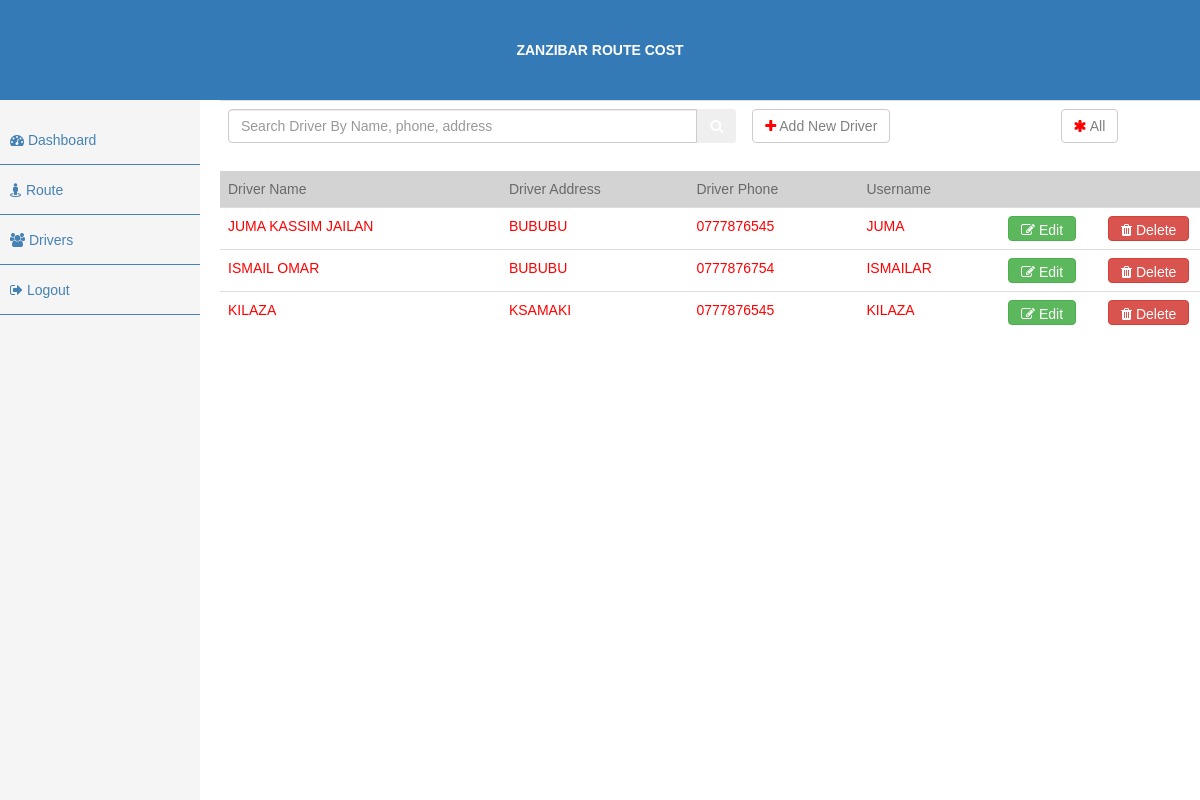
Page /home/view_driver.php (signed in) on the committed database.
### tables this page shows
CREATE TABLE `drivers` (
  `driver_id` int(11) NOT NULL,
  `driver_name` varchar(50) NOT NULL,
  `driver_address` varchar(50) NOT NULL,
  `driver_phone` varchar(50) NOT NULL,
  `username` varchar(50) NOT NULL,
  `createdAt` datetime NOT NULL DEFAULT current_timestamp(),
  `updatedAt` datetime NOT NULL DEFAULT current_timestamp(),
  `createdBy` int(11) NOT NULL,
  `status` int(11) NOT NULL
);

### home/view_driver.php (the view, shortened to what this page needs)
    <?php include("header.php"); ?>
    <?php include("menu.php"); ?>
    <div class="wraper">
      <div class="row container-fluid">
        <?php
          if(isset($_POST["search_id"])){
            $sql =  "SELECT * FROM drivers WHERE driver_name = :title OR driver_address = :title OR driver_phone = :title OR username = :title AND status=1";
            $driver = $pdo->prepare($sql);
            $driver->execute(array("title"=>$_POST["search_id"]));
          }
          else {
            $sql =  "SELECT * FROM drivers WHERE status=1";
            $driver = $pdo->prepare($sql);
            $driver->execute();
          }
        ?>
        <?php
        if(isset($_POST["cancel"]) || !isset($_POST["add_staff"])){
        ?>
        <table class="table">
          <tr>
            <td>
              <form action="" method="post">
                <div class="input-group">
                    <input type="text" class="form-control bg-light text-secondary" placeholder="Search Driver By Name, phone, address" name="search_id" required>
                    <div class="input-group-addon" style="padding:0px;border: 0px solid;">
                        <button type="submit" class="btn btn-dark text-white" /><i class="fa fa-search"></i></button>
                    </div>
                </div>
              </form>
            </td>
            <td>
              <form action="" method="post">
                    <button type="submit" class="btn btn-default border-outline text-lg" name="add_driver" ><i class="fa fa-plus text-red"></i> Add New Driver</button>
              </form>
            </td>
            <td>
              <a href=""><button class="btn btn-default text-lg"><i class="fa fa-asterisk text-red"></i> All</button></a>
            </td>
          </tr>
        </table>
        <?php
      }
        ?>
        <table class="table">
          <thead>
            <tr class="bg-lg">
              <td>Driver Name</td><td>Driver Address</td><td>Driver Phone</td><td>Username</td><td></td><td></td>
            </tr>
          </thead>
          <tbody>
          <?php
          foreach($driver->fetchAll() as $row) {
          ?>
            <tr>
              <td class="text-red text-uppercase"><?php echo $row["driver_name"]; ?></td>
              <td class="text-red text-uppercase"><?php echo $row["driver_address"]; ?></td>
              <td class="text-red text-uppercase"><?php echo $row["driver_phone"]; ?></td>
              <td class="text-red text-uppercase"><?php echo $row["username"]; ?></td>
              <td style="width:100px;">
                <form action="" method="post">
                  <button class="btn btn-success" type="submit" style="height: 25px;line-height: 15px;" >
                    <i class="fa fa-edit"></i> Edit
                  </button>
                </form>
              </td>
              <td  style="width:100px;">
                <form action="" method="post" onsubmit="return confirm_delete()">
                  <button class="btn btn-danger" type="submit" style="height: 25px;line-height: 15px;" >
                    <i class="fa fa-trash"></i> Delete
                  </button>
                </form>
              </td>
            </tr>
            <?php
              }
            ?>
          </tbody>
        </table>
      </div>
    </div>
  </body>
</html>

### home/header.php (shortened to what this page needs)
<!doctype html>
<html>
  <head>
    <link rel="stylesheet" href="../bootstrap/css/bootstrap.min.css" />
    <link rel="stylesheet" href="../bootstrap/font-awesome.min.css" />
    <link rel="stylesheet" href="../custom_style.css" />
  </head>
  <body>
<header>
  <div class="row container-fluid">
    <div class="col-lg-12 text-center bg-primary" style="margin: 0px;padding: 0px;height: 100px;line-height: 100px;">
      <b>ZANZIBAR ROUTE COST</b>
    </div>
    <br/><br/><br/>
  </div>
</header>

### home/menu.php
<div class="menu">
<?php
  if ($_SESSION["role"] === "admin") {
  ?>
  <div class="list bg-f5 text-warning">
    <a href="./"><i class="fa fa-dashboard"></i> Dashboard</a>
  </div>
  <div class="list">
    <a href="view_route.php"><i class="fa fa-street-view"></i> Route</a>
  </div>
  <div class="list">
    <a href="view_driver.php"><i class="fa fa-users"></i> Drivers</a>
  </div>
  <div class="list">
    <a href="logout.php"><i class="fa fa-sign-out"></i> Logout</a>
  </div>
  <?php
  }
  ?>
</div>

### custom_style.css (style rules this page uses)
* { margin: 0;padding: 0;font-family: sans-serif;font-weight: 400; }
html,body { margin: 0px;padding: 0px;overflow-x: hidden; }
.bg-lg { background: lightgray;color: dimgray; }
.bg-f5 { background: #f5f5f5;color: dimgray; }
.text-lg { color: gray; }
.text-red { color: red; }
.text-white { color: white; }
.menu { position: absolute;top: 100px;bottom:0px;width: 200px;padding-top: 15px;background: #f5f5f5; }
.menu .list { width: 100%;height:50px; }
.menu .list a { color:steelblue;text-decoration: none;display: block;height: 100%;line-height: 50px;padding-left: 10px;border-bottom: 1px solid steelblue; }
.wraper { position: absolute;top: inherit;left: 220px;right: 0px; }

### rows in the picture
drivers: driver_name "JUMA KASSIM JAILAN", driver_address "BUBUBU", driver_phone "0777876545", username "JUMA"
drivers: driver_name "ISMAIL OMAR", driver_address "BUBUBU", driver_phone "0777876754", username "ISMAILAR"
drivers: driver_name "KILAZA", driver_address "KSAMAKI", driver_phone "0777876545", username "KILAZA"
